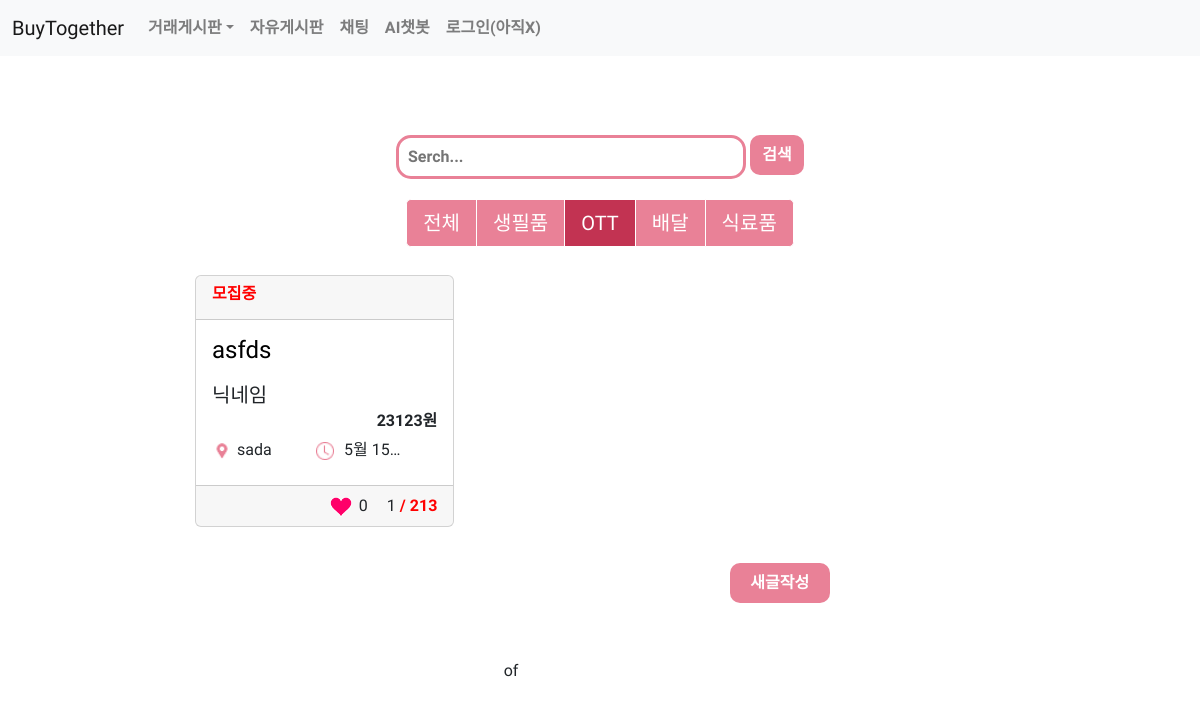
Page /category/ott on the committed database.
### purbd/models.py (models this page shows, shortened)
class Pur(models.Model):
    CATEGORY_CHOICES = [(0,'식재료'),(1,'생필품'),(2,'OTT'),(3,'배달')]
    title = models.CharField(max_length=200)
    body = models.TextField(blank=False,
                                 null=False,)
    writeDate = models.DateTimeField(auto_now_add=True)
    date = models.DateTimeField(blank=False,
                                 null=False,)
    category = models.IntegerField(choices=CATEGORY_CHOICES,
                                 blank=False,
                                 null=False,
                                 default=0)
    wpeople = models.IntegerField(blank=False,
                                 null=False,)
    people = models.IntegerField(null=True,default=1)
    price = models.IntegerField(blank=False,
                                 null=False,)
    location=models.CharField(max_length=300)
    photo = models.ImageField(blank=True,null=True,upload_to='pur_photo')
    good = models.IntegerField(null=True,default=0)

### purbd/views.py (the view)
# urls.py: path('category/<str:category>',views.p_category, name='category'),
def p_category(request,category):
    categorys={'food':0,'necessity':1,'ott':2,'delivery':3}
    posts = Pur.objects.filter(category=categorys[category])
    return render(request,'purbd/category.html',{'category':category,'posts':posts})

### templates/purbd/category.html (shortened to what this page needs)
<head>
</head>
<link rel="stylesheet" href="https://stackpath.bootstrapcdn.com/bootstrap/4.3.1/css/bootstrap.min.css">
{% extends 'nav.html' %}
{% load static %}
{% block content %}
<div class="container">
    <div class="row purbd_home_div_search" >
        <div class="col-12">
            <span class='pink_window'>
                <input type='text' class='input_text' placeholder="Serch..." onfocus="this.placeholder=''" onblur="this.placeholder='Serch...'"/>
            </span>
            <button type='submit' class='sch_smit'>검색</button>
        </div>
      </div>
      <div class = "row purbd_home_div_category ">
        <div class = "col-12">
              <div class="btn-group btn-group-lg">
                <a href="/purhome" class="btn  catBtn-active" aria-current="page" id="all">전체</a>
                <a href="{% url 'category' 'necessity' %}" class="btn catBtn" id="necessity">생필품</a>
                <a href="{% url 'category' 'ott' %}" class="btn catBtn" id="ott">OTT</a>
                <a href="{% url 'category' 'delivery' %}" class="btn catBtn" id="delivery">배달</a>
                <a href="{% url 'category' 'food' %}" class="btn catBtn" id="food">식료품</a>
              </div>
      </div>
      </div>
      <div class="row">
        {% for post in posts %}
        <div class="col-sm-6 col-md-4 p-2 position-relative">
            <div class="card" style="margin-top: 10px;">
              <div class="card-header">
                <h6 style="color: red;"><b>모집중</b></h6>
              </div>
                <div class="card-body">
                  <h4 class="card-title purbd_home_title"><a href="{% url 'detail' post.id %}" class="stretched-link" style=" text-decoration : none; color : black;">{{post.title}}</a></h4>
                  <h5 class="card-subtitle mb-2 " style="text-align:left; margin-top: 10px; ">닉네임</h5>
                  <h6 class="card-subtitle mb-2" style="text-align:right"><b>{{post.price}}원</b></h6>
                  <div class="purbd_home_location" ><img src="{%static 'images/location.png' %}" style="padding-right: 5px;  height: 20px; ">{{post.location}}</div>
                  <div  class="purbd_home_meetTime"> <img src="{%static 'images/clock.png' %}" style="padding-right: 10px; height: 18px;">5월 15일 13:00</div>
                </div>
                <div class="card-footer">
                    <div style = "text-align: right;">
                          <span style="margin-right: 15px;"><img src="{%static 'images/heart.png' %}" style="padding-right: 3px;  height: 20px; "> {{post.good}}  </span>
                          {{post.people}}<span style="color: red "><b> / {{post.wpeople}}</span></b>
                    </div>
                </div>
          </div>
        </div>
        {% endfor %}
        <div class="row justify-content-end ">
            <div class="col-sm-6 col-md-4 p-2 purbd_home_div">
                <button type="button" onClick="location.href='create'" class='new_post_button'>새글작성</button>
            </div>
        </div>
        <div class="row justify-content-center">
            <div class="col-sm-6 col-md-3 p-2 purbd_home_div">
            <span> of </span>&nbsp
            </div>
        </div>
    {% endblock %}

### static/style.css (style rules this page uses)
.container { width: 900px; padding: 49px; margin-left: auto; margin-right: auto; }
.nav_body { font-family: 'Gowun Dodum', sans-serif; }
.purbd_home_div_search { margin-top:20px; padding-top: 10px; padding-bottom: 10px; text-align : center; }
.purbd_home_div { margin-top:20px; margin-bottom:20px; padding-top: 10px; padding-bottom: 10px; }
.purbd_home_title { display: inline-block; width: 80%; margin-right: 10px; white-space: nowrap; overflow: hidden; text-overflow: ellipsis; }
.purbd_home_location { display: inline-block; width: 40%; margin-right: 10px; white-space: nowrap; overflow: hidden; text-overflow: ellipsis; }
.purbd_home_meetTime { display: inline-block; width: 40%; white-space: nowrap; overflow: hidden; text-overflow: ellipsis; }
.pink_window { display: inline-block; width: 350px; border: 3px solid #E98197; border-radius: 15px; }
.input_text { width: calc( 100% - 14px ); margin: 6px 7px; border: 0; font-weight: bold; font-size: 16px; outline: none; }
.sch_smit { width: 54px; height: 40px; margin: 0; border: 0; vertical-align: top; background: #E98197; color: white; font-weight: bold; border-radius: 10px; cursor: pointer; }
.new_post_button { width: 100px; height: 40px; margin: 0; border: 0; vertical-align: top; background: #E98197; color: white; font-weight: bold; border-radius: 10px; cursor: pointer; }
.purbd_home_div_category { padding-top: 10px; padding-bottom: 10px; text-align: center; }
.catBtn { background: #E98197; border-color: white; color : white; }
.catBtn-active { background: #c23352; color: white; border-color: white; }

### rows in the picture
Pur: title "asfds", price "23123", location "sada", good "0", people "1", wpeople "213"
